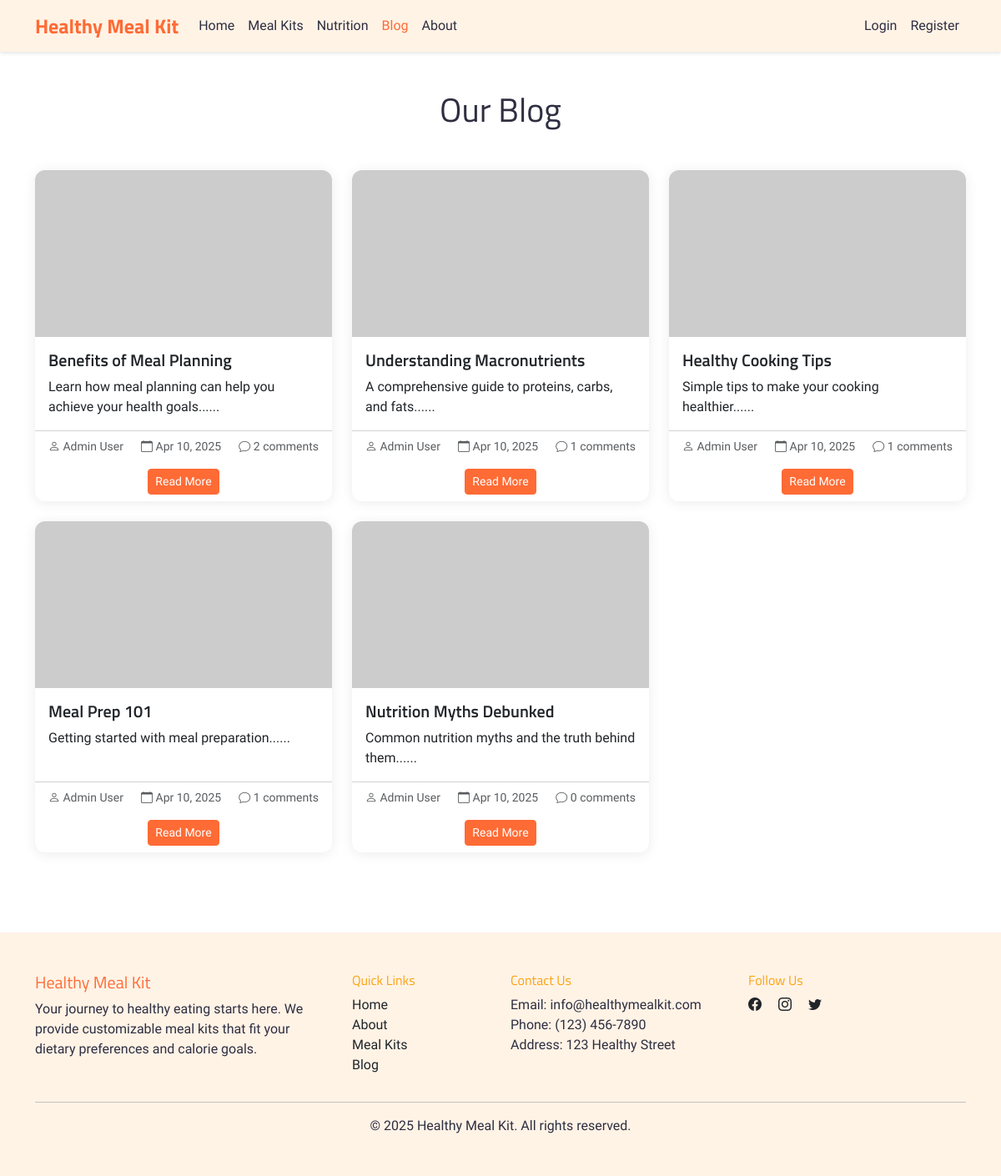
Screenshot of /blog.php with the database file from the repository.
### tables this page shows
CREATE TABLE blog_posts (
    post_id INT PRIMARY KEY AUTO_INCREMENT,
    title VARCHAR(255) NOT NULL,
    content TEXT,
    author_id INT,
    image_url VARCHAR(255) DEFAULT NULL,
    created_at TIMESTAMP DEFAULT CURRENT_TIMESTAMP,
    updated_at TIMESTAMP DEFAULT CURRENT_TIMESTAMP ON UPDATE CURRENT_TIMESTAMP,
    FOREIGN KEY (author_id) REFERENCES users(user_id)
);

CREATE TABLE users (
    user_id INT PRIMARY KEY AUTO_INCREMENT,
    username VARCHAR(50) UNIQUE NOT NULL,
    email VARCHAR(100) UNIQUE NOT NULL,
    password VARCHAR(255) NOT NULL,
    full_name VARCHAR(100) NOT NULL,
    role TINYINT(1) DEFAULT 0 COMMENT '0: user, 1: admin',
    is_active TINYINT(1) DEFAULT 1 COMMENT '0: inactive, 1: active',
    last_login_at DATETIME DEFAULT NULL,
    inactivity_reason VARCHAR(255) DEFAULT NULL,
    deactivated_at DATETIME DEFAULT NULL,
    reactivated_at DATETIME DEFAULT NULL,
    created_at TIMESTAMP DEFAULT CURRENT_TIMESTAMP
);

### blog.php (the view, shortened to what this page needs)
<?php
require_once 'config/connection.php';
$page = isset($_GET['page']) ? (int)$_GET['page'] : 1;
$per_page = 6;
$offset = ($page - 1) * $per_page;
$posts = $mysqli->query("
    SELECT bp.*, u.full_name as author_name,
           (SELECT COUNT(*) FROM comments WHERE post_id = bp.post_id) as comment_count
    FROM blog_posts bp
    LEFT JOIN users u ON bp.author_id = u.user_id
    ORDER BY bp.created_at DESC
    LIMIT $offset, $per_page
");
?>
<!DOCTYPE html>
<html lang="en">
<head>
    <link href="https://cdn.jsdelivr.net/npm/bootstrap@5.3.0/dist/css/bootstrap.min.css" rel="stylesheet">
    <link rel="stylesheet" href="https://cdn.jsdelivr.net/npm/bootstrap-icons@1.11.3/font/bootstrap-icons.min.css">
    <link rel="stylesheet" href="assets/css/style.css">
</head>
<body>
    <?php include 'includes/navbar.php'; ?>
    <div class="container py-5">
        <h1 class="text-center mb-5">Our Blog</h1>
        <div class="row g-4">
            <?php while ($post = $posts->fetch_assoc()): ?>
            <div class="col-md-6 col-lg-4">
                <div class="card h-100">
                    <?php if (isset($post['image_url']) && !empty($post['image_url'])): ?>
                    <img src="<?php echo htmlspecialchars($post['image_url']); ?>" class="card-img-top"
                        alt="<?php echo htmlspecialchars($post['title']); ?>">
                    <?php else: ?>
                    <img src="https://placehold.co/600x400/FFF3E6/FF6B35?text=<?php echo htmlspecialchars($post['title']); ?>"
                        class="card-img-top" alt="Blog post placeholder">
                    <?php endif; ?>
                    <div class="card-body">
                        <h5 class="card-title"><?php echo htmlspecialchars($post['title']); ?></h5>
                        <p class="card-text">
                            <?php echo substr(strip_tags($post['content']), 0, 150) . '...'; ?>
                        </p>
                    </div>
                    <div class="card-footer bg-transparent">
                        <div class="d-flex justify-content-between align-items-center">
                            <small class="text-muted">
                                <i class="bi bi-person"></i> <?php echo htmlspecialchars($post['author_name']); ?>
                            </small>
                            <small class="text-muted">
                                <i class="bi bi-calendar"></i>
                                <?php echo date('M d, Y', strtotime($post['created_at'])); ?>
                            </small>
                            <small class="text-muted">
                                <i class="bi bi-chat"></i>
                                <?php echo $post['comment_count']; ?> comments
                            </small>
                        </div>
                        <div class="text-center mt-3">
                            <a href="blog-post.php?id=<?php echo $post['post_id']; ?>"
                                class="btn btn-primary btn-sm">Read More</a>
                        </div>
                    </div>
                </div>
            </div>
            <?php endwhile; ?>
        </div>
    </div>
    <?php include 'includes/footer.php'; ?>
</body>
</html>

### assets/css/style.css (style rules this page uses)
:root { --primary: #FF6B35; --secondary: #FCA311; --accent: #FFD23F; --light: #FFF3E6; --white: #FFFFFF; --dark: #2F2E41; --heading-font: 'Titillium Web', sans-serif; --body-font: 'Schibsted Grotesk', sans-serif; }
body { font-family: var(--body-font); color: var(--dark); padding-top: 60px; }
h1, h2, h3, h4, h5, h6 { font-family: var(--heading-font); }
.btn-primary { background-color: var(--primary); border-color: var(--primary); color: var(--white); font-family: var(--body-font); font-weight: 500; }
.card { border: none; box-shadow: 0 2px 15px rgba(0,0,0,0.08); border-radius: 12px; overflow: hidden; }
.card-img-top { height: 200px; object-fit: cover; }
.card-title { font-family: var(--heading-font); font-weight: 600; }
.card-text { font-family: var(--body-font); font-weight: 300; }

### rows the page displays
blog_posts: title "Benefits of Meal Planning", content "Learn how meal planning can help you achieve your health goals...", author.full_name "Admin User", created_at "Apr 10, 2025", comment_count "2"
blog_posts: title "Understanding Macronutrients", content "A comprehensive guide to proteins, carbs, and fats...", author.full_name "Admin User", created_at "Apr 10, 2025", comment_count "1"
blog_posts: title "Healthy Cooking Tips", content "Simple tips to make your cooking healthier...", author.full_name "Admin User", created_at "Apr 10, 2025", comment_count "1"
blog_posts: title "Meal Prep 101", content "Getting started with meal preparation...", author.full_name "Admin User", created_at "Apr 10, 2025", comment_count "1"
blog_posts: title "Nutrition Myths Debunked", content "Common nutrition myths and the truth behind them...", author.full_name "Admin User", created_at "Apr 10, 2025", comment_count "0"
